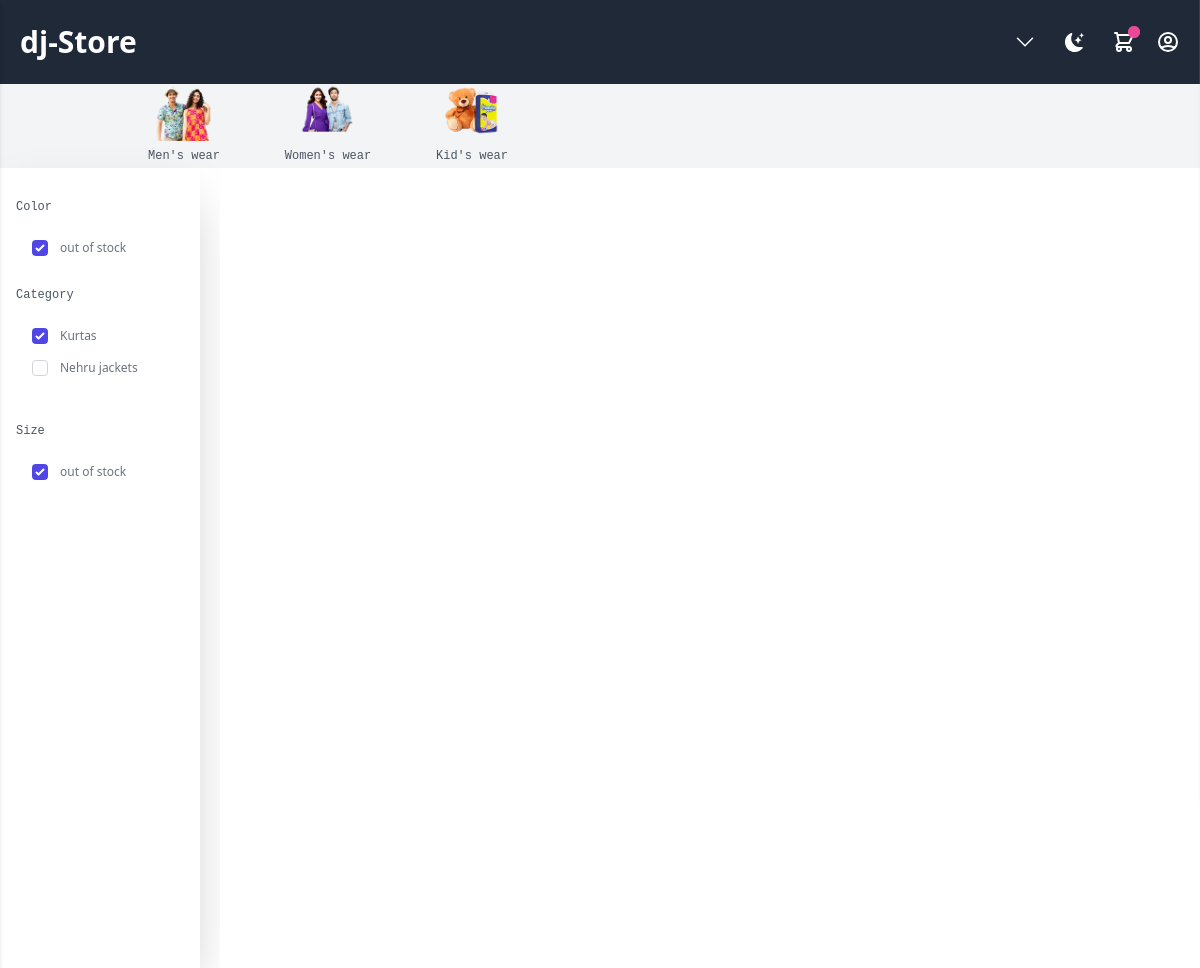
Screenshot of /product-list/4/mens-kurtas/?category=4 with the database file from the repository.
### app/models.py (models this page shows, shortened)
class Categories(models.Model):
    id = models.AutoField(primary_key=True)
    title = models.CharField(max_length=50, null=False, blank=False)
    slug = models.CharField(max_length=50, null=False,
                            blank=False, unique=True)
    thumbnail = models.ImageField(
        upload_to='categories/', null=False, blank=False)

class SubCategoriesVariant(models.Model):
    id = models.AutoField(primary_key=True)
    subcategory = models.ForeignKey(SubCategories, on_delete=models.CASCADE)
    title = models.CharField(max_length=50, null=False, blank=False)
    slug = models.CharField(max_length=50, null=False,
                            blank=False, unique=True)

### app/views.py (the view)
class ProductListView(View):
    def get(self, request, *args, **kwargs):
        pk = kwargs['pk']
        sub_cat = SubCategoriesVariant.objects.get(id=pk).subcategory
        category_filter = SubCategories.objects.get(id=sub_cat.id)
        category = request.GET.getlist('category')
        color = request.GET.getlist('color')
        size = request.GET.getlist('size')
        related_color_products = Product.objects.filter(
            subcategoryvariant__in=category)
        result_color = []
        for related_color_product in related_color_products:
            if (related_color_product.color is not None) and (related_color_product.color.id not in result_color):
                result_color.append(related_color_product.color.id)
        color_filter = Color.objects.filter(id__in=result_color)
        related_size_products = Product.objects.filter(
            subcategoryvariant__in=category)
        result_size = []
        for related_size_product in related_size_products:
            if (related_size_product.size is not None) and (related_size_product.size.id not in result_size):
                result_size.append(related_size_product.size.id)
        size_filter = Size.objects.filter(id__in=result_size)
        product = Product.objects.filter(subcategoryvariant=pk)
        if category:
            product = Product.objects.filter(subcategoryvariant__in=category)
        if color:
            product = product.filter(color__in=color)
        if size:
            product = product.filter(size__in=size)
        context = {
            'categories': Categories.objects.all(),
            'products': product,
            'category_filter': category_filter.subcategoriesvariant_set.all(),
            'color_filter': color_filter,
            'size_filter': size_filter,
            'active_category_filter': category,
            'active_color_filter': color,
            'active_size_filter': size
        }
        return render(self.request, template_name='product_list.html', context=context)

### app/templatetags/customfilters.py (called while the page is built)
@register.filter(name='cart')
def cart(user):
    return Cart.objects.filter(user=User(user.id))

@register.filter(name='total_payable_amount')
def total_payable_amount(cart):
    sum = 0
    for item in cart:
        if item.product_variant != None:
            sum += (item.product_variant.price - (item.product_variant.price * item.product_variant.discount/100)) * item.quantity
        else:
            sum += (item.product.price - (item.product.price * item.product.discount/100)) * item.quantity
    return floor(sum)

@register.filter(name='filter_active')
def filter_active(val1,val2):
    try:
        if str(val1) in val2:
            return True
        else:
            return False
    except:
        return False

### app/templates/product_list.html (shortened to what this page needs)
{% extends 'base.html' %} {% load customfilters %} {% block content %}
<div class="flex gap-5 dark:bg-slate-900 h-screen">
  <div
    class="hidden md:block w-1/6 dark:bg-slate-800 px-4 shadow-2xl"
    style="height: 100vh"
  >
    <form action="" id="submitForm" method="GET">
      <br />
      <div class="form-group">
        <span class="font-mono text-xs text-gray-600 dark:text-white mb-4"
          >Color</span
        >
        <br /><br />
        {% if color_filter %}
          {% for color in color_filter %}
          <div class="flex items-center ml-4 mb-4">
            <input
              onchange="submitForm()"
              value="{{ color.id }}"
              {% if color.id|filter_active:active_color_filter %} checked {% endif %}
              type="checkbox"
              class="h-4 w-4 rounded border-gray-300 text-indigo-600 focus:ring-indigo-500"
              name="color"
              id="color"
            />
            <span
              class="ml-3 rounded-full border"
              style='background-color: {{ color.code }}; width: 20px; height: 20px;'
            ></span>
          </div>
          {% endfor %}
         {% else %}
        <div class="flex items-center ml-4">
          <input
            checked
            disabled
            type="checkbox"
            class="h-4 w-4 rounded border-gray-300 text-indigo-600 focus:ring-indigo-500"
            name="color"
            id="color"
          />
          <label
            class="ml-3 min-w-0 flex-1 text-xs text-gray-500 dark:text-zinc-200"
            >out of stock</label
          >
        </div>
        {% endif %}
      </div>
      <br />
      <div class="">
        <span class="font-mono text-xs text-gray-600 dark:text-white mb-4"
          >Category</span
        >
        <br /><br />
        {% if category_filter %}
          {% for category in category_filter %}
          <div  class="flex items-center ml-4 mb-4">
            <input
              {% if category.id|filter_active:active_category_filter %} checked {% endif %}
              onchange="submitForm()"
              value="{{ category.id }}"
              type="checkbox"
              class="h-4 w-4 rounded border-gray-300 text-indigo-600 focus:ring-indigo-500"
              name="category"
            />
            <label
              class="ml-3 min-w-0 flex-1 text-xs text-gray-500 dark:text-zinc-200"
              >{{ category.title }}</label
            >
          </div>
          {% endfor %}
        {% endif %}
      </div>
      <br />
      <div class="form-group">
        <span class="font-mono text-xs text-gray-600 dark:text-white mb-4"
          >Size</span
        >
        <br /><br />
        {% if size_filter %}
          {% for size in size_filter %}
          <div class="flex items-center ml-4 mb-4">
            <input
              onchange="submitForm()"
              value="{{ size.id }}"
              {% if size.id|filter_active:active_size_filter %} checked {% endif %}
              type="checkbox"
              class="h-4 w-4 rounded border-gray-300 text-indigo-600 focus:ring-indigo-500"
              name="size"
              id="size"
            />
            <label
              class="ml-3 min-w-0 flex-1 text-xs text-gray-500 dark:text-zinc-200"
              >{{ size.name }}</label
            >
          </div>
          {% endfor %}
        {% else %}
        <div class="flex items-center ml-4">
          <input
            checked
            disabled
            type="checkbox"
            class="h-4 w-4 rounded border-gray-300 text-indigo-600 focus:ring-indigo-500"
            name="color"
            id="color"
          />
          <label
            class="ml-3 min-w-0 flex-1 text-xs text-gray-500 dark:text-zinc-200"
            >out of stock</label
          >
        </div>
        {% endif %}
      </div>
    </form>
  </div>
  <section
    class="text-gray-600 bg-white dark:bg-gray-900 body-font w-full md:w-4/5"
  >
    <div class="container px-1 sm:px-5 py-5 mx-auto">
    </div>
  </section>
</div>
{% endblock %}

### app/templates/nav.html (shortened to what this page needs)
{% load customfilters %} {% block nav %}
<div>
  <section class="relative mx-auto">
    <nav class="flex justify-between bg-gray-800 text-white w-screen">
      <div class="px-5 xl:px-12 py-6 flex w-full items-center">
        <a class="text-3xl font-bold font-heading" href="/"> dj-Store </a>
        <div class="hidden md:block md:flex items-center space-x-5 items-center">
          <a class="hover:text-gray-200" href="#" onclick="showDropDown(event)">
            <svg
              xmlns="http://www.w3.org/2000/svg"
              fill="none"
              viewBox="0 0 24 24"
              stroke-width="1.5"
              stroke="currentColor"
              class="w-6 h-6"
            >
              <path
                stroke-linecap="round"
                stroke-linejoin="round"
                d="M19.5 8.25l-7.5 7.5-7.5-7.5"
              />
            </svg>
          </a>
        </div>
        <a onclick="switchTheme()">
        </a>
        <a
          class="flex items-center hover:text-gray-200 cursor-pointer"
          onclick="showCart(event)"
        >
          <span class="flex absolute -mt-5 ml-4">
            <span class="relative inline-flex rounded-full h-3 w-3 bg-pink-500">
            </span>
          </span>
        </a>
        <a
          class="flex items-center hover:text-gray-200"
          href="{% url 'profile' %}"
        >
        </a>
      </div>
    </nav>
  </section>
</div>
<div
  class="menu-bar md:px-28 bg-gray-100 dark:bg-gray-700 {% if categories == None %} hidden {% endif %}"
  style="height: 84px"
>
  <ul class="flex overflow-scroll">
    {% for category in categories %}
    <li class="group">
      <div
        onclick="showMegaMenu('{{ forloop.counter }}')"
        class="w-32 md:w-36 flex flex-col justify-center md:hover:bg-gray-200 text-gray-600 dark:text-zinc-200 dark:md:hover:text-gray-900 items-center cursor-pointer"
        style="height:84px;"
      >
      <div style="margin-bottom:6px;">
        <img
          src="{{ category.thumbnail.url }}"
          alt=""
          style="display: block; height: 60px; width: 60px; margin: auto"
        />
        <small class="font-mono text-xs "
          >{{ category.title }}</small
        >
        </div>
      </div>
    </li>
    {% endfor %}
  </ul>
</div>
{% endblock %}

### static/css/globals.css (style rules this page uses)
body { overflow-x: hidden !important; }

### app/templates/base.html (style rules this page uses)
* { -ms-overflow-style: none; scrollbar-width: none; }

### rows the page displays
Categories: thumbnail (picture), title "Men's wear"
Categories: thumbnail (picture), title "Women's wear"
Categories: thumbnail (picture), title "Kid's wear"
SubCategoriesVariant: category "☑", title "Kurtas"
SubCategoriesVariant: title "Nehru jackets"
